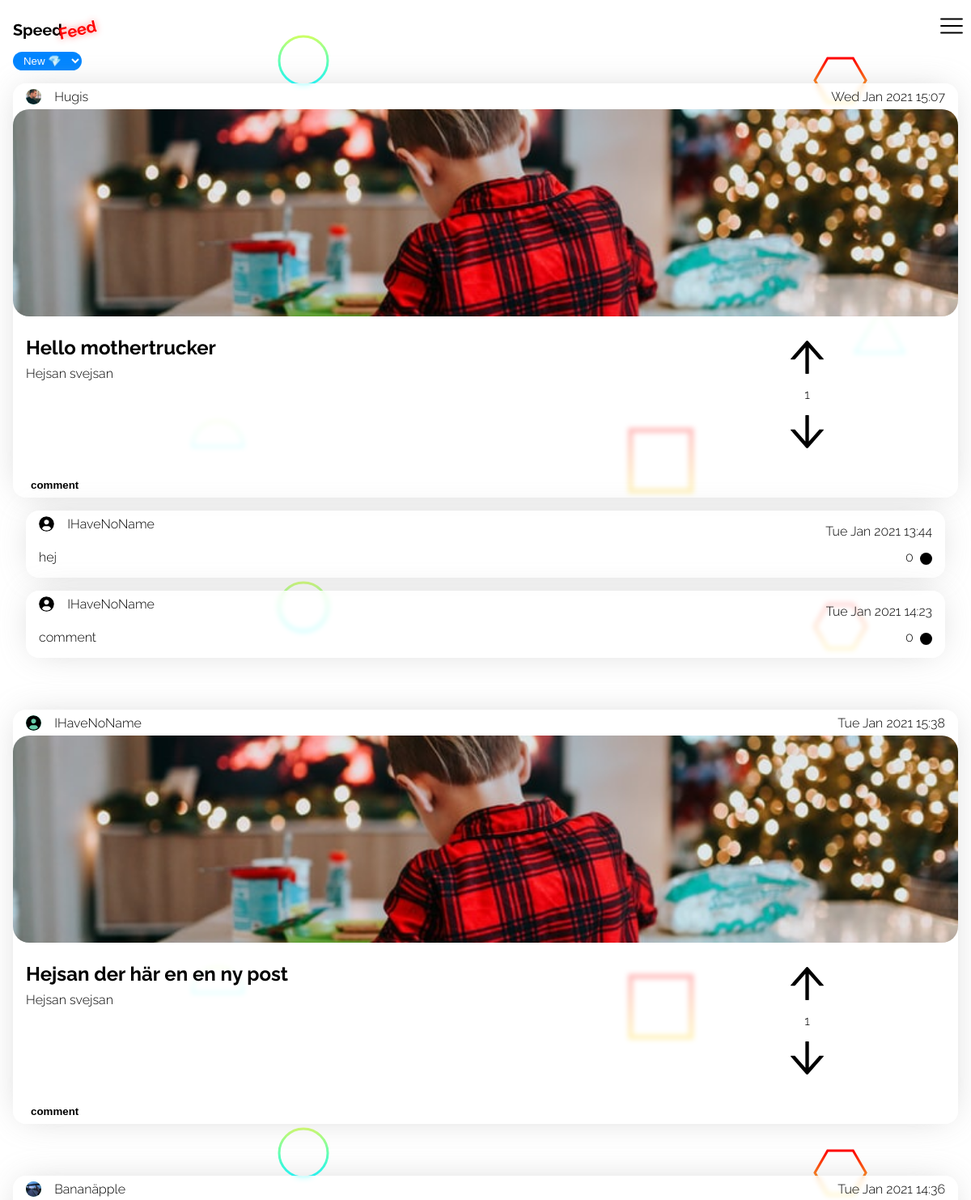
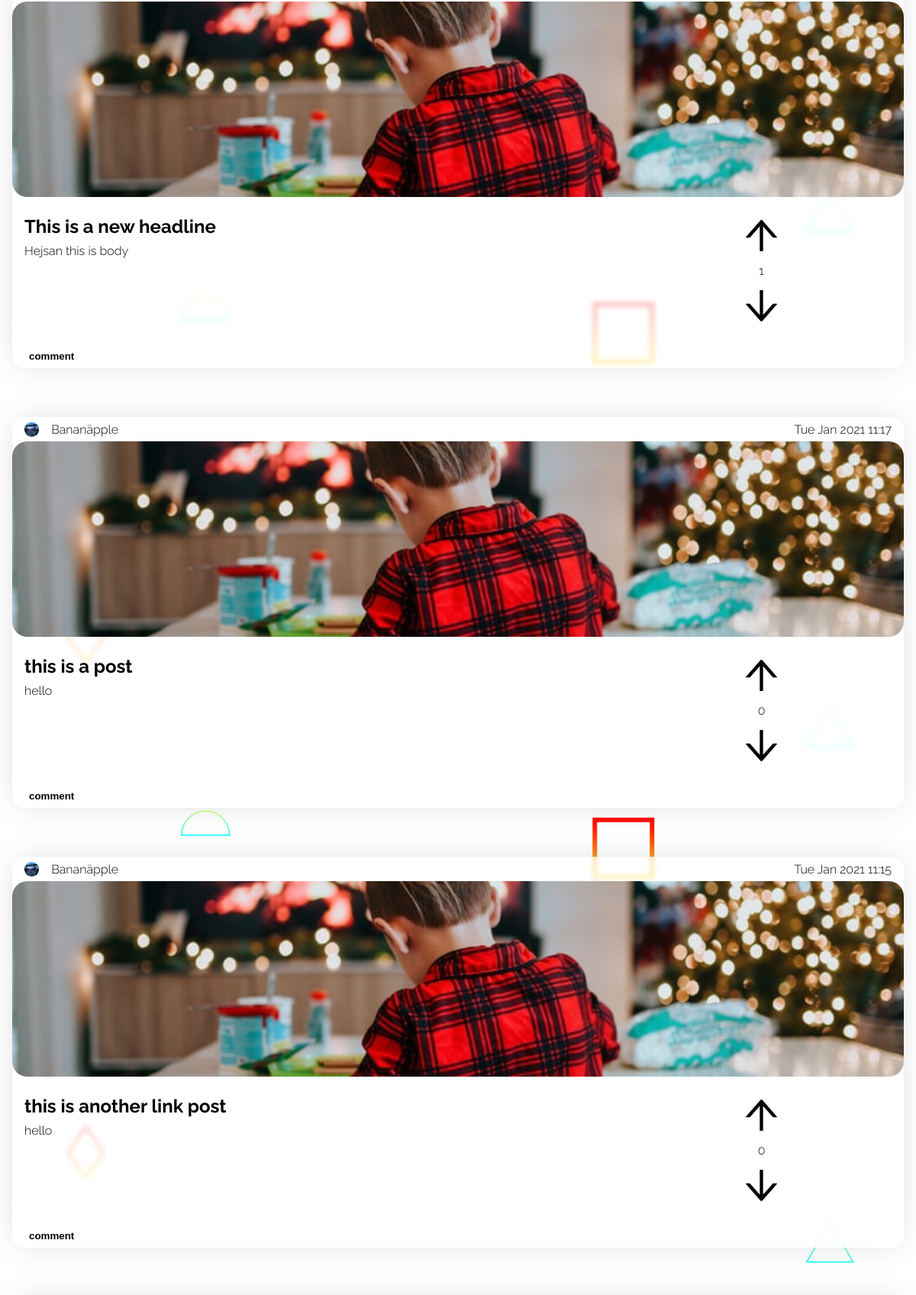
The page /views/index.php (upper part) on the database its author committed (2 pictures, top to bottom).
### tables this page shows
CREATE TABLE "Posts" ("id" integer,"user_id" int,"header" varchar,"body" text,"date" int, "color" varchar, "upDown" int, "link" varchar, PRIMARY KEY (id));

CREATE TABLE "Users" ("id" integer,"name" varchar,"email" varchar,"avatar_path" varchar,"password_hash" varchar,"bio" text, "sort_by" varchar, PRIMARY KEY (id));

CREATE TABLE "Comments" ("id" integer,"user_id" int,"post_id" int,"body" text, "date" int, PRIMARY KEY (id));

### functions.php (called while the page is built, shortened)
<?php
function getUpvotes($db, $id): int
{
    $query = 'SELECT COUNT(*) FROM comment_likes WHERE comment_id = :comment_id';
    $statement = $db->prepare($query);
    $statement->bindParam(':comment_id', $id, PDO::PARAM_INT);
    $statement->execute();
    $upvotes = $statement->fetch(PDO::FETCH_ASSOC);
    return (int) $upvotes["COUNT(*)"];
}

### views/index.php (the view, shortened to what this page needs)
<?php
require('header.php');
require('../functions.php');
$db = new PDO('sqlite:../hacker_news_database.sqlite3');
if (isset($_SESSION['user'])) {
    $userId = $_SESSION['user']['id'];
    $stmt = $db->prepare("SELECT sort_by FROM Users where id = :userId");
    $stmt->bindParam(':userId', $userId);
    $stmt->execute();
    $data = $stmt->fetch(PDO::FETCH_ASSOC);
    $sort_by = $data['sort_by'];
} else {
    if (isset($_SESSION['sort'])) {
        $sort_by = $_SESSION['sort'];
    } else {
        $sort_by = 'new';
    }
}
if ($sort_by === 'new') {
    $result = $db->query("SELECT * FROM Posts ORDER BY \"date\" DESC LIMIT 30");
} else if ($sort_by === 'mostupvoted') {
    $result = $db->query("SELECT id, user_id, header, body, date, link, ifnull((select sum(up_down) from likes where posts.id=likes.post_id), 0) AS antallikes FROM Posts ORDER BY antallikes DESC LIMIT 30");
}
$posts = $result->fetchAll(PDO::FETCH_ASSOC);
?>
<body>
    <?php require('./nav.php') ?>
    <select class="sort-by" name="sort" id="">
        <option <?php if ($sort_by === 'new') {
                    echo 'selected';
                } ?>value="new">New 💎</option>
    </select>
    <?php foreach ($posts as $post) : ?>
        <?php
        $postId = $post['id'];
        $upvoteImage = '/images/upvote.svg';
        $downvoteImage = '/images/downvote.svg';
        $commentResult = $db->query("SELECT * FROM Comments WHERE post_id = $postId");
        $comments = $commentResult->fetchAll(PDO::FETCH_ASSOC);
        $likesResult = $db->query("SELECT COUNT(user_id) AS 'likes' FROM Likes WHERE post_id = $postId AND up_down = 1");
        $likes = $likesResult->fetch(PDO::FETCH_ASSOC)['likes'];
        $dislikeResult = $db->query("SELECT COUNT(user_id) AS 'dislikes' FROM Likes WHERE post_id = $postId AND up_down = -1");
        $dislikes = $dislikeResult->fetch(PDO::FETCH_ASSOC)['dislikes'];
        $LikesSum = $likes - $dislikes;
        $postUserId = $post['user_id'];
        $result = $db->query("SELECT * FROM Users WHERE id = $postUserId");
        $user = $result->fetch(PDO::FETCH_ASSOC);
        isset($user['avatar_path']) ? $avatarPath = $user['avatar_path'] : $avatarPath = '/Account/uploads/default.svg';
        if (isset($user['name'])) {
            $userName = $user['name'];
        } else {
            $userName = 'IHaveNoName';
        }
        ?>
        <div data-postId="<?= $postId ?>" class="post id<?= $postId ?> post-group<?= $postId ?>">
            <div class="date-section">
                <div class="left">
                    <img src=<?= $avatarPath ?> alt="">
                    <p class="name"><?= $userName ?></p>
                </div>
                <div class="right">
                    <p class="date"><?= date('D M Y H:i', $post['date']) ?></p>
                </div>
            </div>
            <a href="<?= $post['link'] ?>">
                <div class="image-section">
                    <img src="/images/photo-1609050470947-f35aa6071497.jpeg" alt="">
                </div>
            </a>
            <div class="text-section">
                <div class="text-section-text">
                    <h2><?= $post['header'] ?></h2>
                    <p><?= $post['body'] ?></p>
                </div>
                <div class="text-section-vote" data-post="<?= $post['id'] ?>">
                    <div class="upvote-section img-container">
                        <img class="upvote <?= $hasLiked ? 'upvote-active' : 'upvoteInactive' ?>" src="<?= $upvoteImage ?>" alt="">
                    </div>
                    <p><?= $LikesSum ?></p>
                    <div class="downvote-section img-container">
                        <img class="downvote <?= $hasDisliked ? 'downvote-active' : 'downvoteInactive' ?>" src="<?= $downvoteImage ?>" alt="">
                    </div>
                </div>
            </div>
            <div class="bottom-section">
                <div class="left">
                    <button class="post-coment-button">comment</button>
                </div>
            </div>
        </div>
        <?php foreach ($comments as $comment) : ?>
            <?php
            $commenter_id = $comment['user_id'];
            $result = $db->query("SELECT name FROM Users WHERE id = $commenter_id");
            $data = $result->fetch(PDO::FETCH_ASSOC);
            $commenter_name = $data['name'];
            $commentId = $comment['id'];
            $commenterId = $comment['user_id'];
            $result = $db->query("SELECT * FROM Users WHERE id = $commenterId");
            $commenter = $result->fetch(PDO::FETCH_ASSOC);
            $commentImageURL = $commenter['avatar_path'];
            isset($commenter['avatar_path']) ? $commentImageURL = $commenter['avatar_path'] : $commentImageURL = '/Account/uploads/default.svg';
            if (isset($commenter['name'])) {
                $commenter_name = $commenter['name'];
            } else {
                $commenter_name = 'IHaveNoName';
            }
            ?>
            <div data-postId="<?= $postId ?>" data-id="<?= $commentId ?>" class="comment post<?= $postId ?> post-group<?= $postId ?> comment-id<?= $commentId ?>">
                <div class="upper">
                    <div class="left">
                        <img src=<?= $commentImageURL ?> alt="">
                        <p class="name"><?= $commenter_name ?></p>
                    </div>
                    <div class="right">
                        <p class="date"><?= date('D M Y H:i', $comment['date']) ?></p>
                    </div>
                </div>
                <div class="lower">
                    <div class="left">
                        <p class="comment-paragraph"><?= $comment['body'] ?></p>
                    </div>
                    <div class="right">
                        <span class="vote-number" data-id="<?= $commentId; ?>"><?= getUpvotes($db, $commentId) ?></span>
                        <?php if (isset($_SESSION['user'])) : ?>
                            <form class="like-comment-form" action="/Account/like-comment.php" method="post">
                                <input type="hidden" name="like-comment" id="comment-id" value="<?= $commentId; ?>"></input>
                                <?php if (!existUpvote($db, $commentId, $_SESSION['user']['id'])) : ?>
                                    <button style="background-color: black;" value="submit" type="submit" class="like-comment-button" data-id="<?= $commentId; ?>"></button>
                                <?php else : ?>
                                    <button style="background-color: rgb(37, 104, 246);" value="submit" type="submit" class="like-comment-button" data-id="<?= $commentId; ?>"></button>
                                <?php endif; ?>
                            </form>
                        <?php else : ?>
                            <button style="background-color: black;" value="submit" type="submit" class="like-comment-button" data-id="<?= $commentId; ?>"></button>
                        <?php endif; ?>
                    </div>
                </div>
            </div>
        <?php endforeach ?>
    <?php endforeach ?>
</body>
<?php require('footer.php') ?>

### views/header.php (shortened to what this page needs)
<!DOCTYPE html>
<html lang="en">
<head>
    <link rel="stylesheet" href="/styles/posts.css">
    <link rel="stylesheet" href="/styles/main.css">
    <link rel="stylesheet" href="/styles/nav.css">
    <link rel="stylesheet" href="/styles/login.css">
    <link rel="stylesheet" href="/styles/account.css">
</head>

### views/nav.php (shortened to what this page needs)
<nav>
    <div class="logo">
        <a href="/views/index.php"><img class="logo" src="/images/logo.svg" alt="Logotype 'speed feed'"></a>
    </div>
    <div class="hamburger-icon hamburger center-contain"></div>
    <div class="hamburger-menu hamburger">
    </div>
</nav>

### views/footer.php
</html>

### styles/posts.css (style rules this page uses)
:root { font-size: 16px; font-family: Raleway; --backdrop-blur: 3px; --post-background-color: rgba(255, 255, 255, 0.747); --box-shadow: 0px 0px 43px -12px rgba(184, 184, 184, 0.75); }
.post { background: var(--post-background-color); backdrop-filter: blur(var(--backdrop-blur)); max-width: 100%; display: flex; flex-direction: column; border-radius: 1rem; margin: 0rem 1rem 0rem 1rem; overflow: hidden; margin-bottom: 1rem; margin-top: 1rem; box-shadow: var(--box-shadow); }
.post:not(:first-of-type) { margin-top: 4rem; }
.date-section { height: 2rem; display: flex; justify-content: space-between; }
.date-section .left { display: flex; align-items: center; justify-content: center; margin-left: 1rem; height: 2rem; position: relative; }
.date-section .right { display: flex; flex-direction: row; height: 100%; margin-right: 1rem; position: relative; }
.date-section .left img { background: mediumaquamarine; height: 1.2rem; width: 1.2rem; border-radius: 50%; margin-right: 1rem; }
.date-section .right * { display: flex; align-items: center; justify-content: center; }
.date-section .left .name { display: flex; align-items: center; justify-content: center; }
.date-section .left .name { height: 100%; margin: 0; margin-right: 1rem; }
.date-section .right .date { height: 100%; margin: 0; }
.image-section { height: 16rem; width: 100%; overflow: hidden; }
.image-section img { position: relative; border-radius: 20px; height: 100%; width: 100%; object-fit: cover; }
.text-section { height: 10rem; display: flex; padding: 1rem; }
.text-section .text-section-text { width: 70%; }
.text-section .text-section-text h2 { margin: 0.5rem 0rem; }
.text-section .text-section-text p { margin: 0.5rem 0rem; }
.text-section .text-section-vote { width: 30%; display: flex; flex-direction: column; position: relative; }
.img-container { position: relative; width: 100%; margin: 0; flex-grow: 1; height: 40%; display: flex; justify-content: center; align-items: center; }
.text-section .text-section-vote img.upvote { height: 60%; width: auto; }
.text-section .text-section-vote p { position: relative; width: 100%; margin: 0; flex-grow: 1; display: flex; justify-content: center; align-items: center; }
.text-section .text-section-vote img.downvote { height: 60%; width: auto; }
.upvoteInactive { height: 60%; width: auto; }
.downvoteInactive { height: 60%; width: auto; }
.bottom-section { height: 2rem; display: flex; justify-content: space-between; }
.bottom-section .left { display: flex; justify-content: center; align-items: center; margin-left: 1rem; }
.bottom-section .left button { border: none; background: none; font-weight: bold; outline: none; }
.comment { position: relative; display: flex; flex-direction: column; border-radius: 1rem; margin: 0rem 2rem 1rem 2rem; flex-grow: 1; margin-bottom: 1rem; overflow: hidden; background: var(--post-background-color); backdrop-filter: blur(var(--backdrop-blur)); box-shadow: var(--box-shadow); }
.comment .upper { height: 2rem; display: flex; justify-content: space-between; }
.comment .upper .right { margin-right: 1rem; }
.comment .upper .left { display: flex; justify-content: space-between; align-items: center; margin-left: 1rem; }
.comment .upper .left img { height: 1.2rem; width: 1.2rem; border-radius: 50%; }
.comment .upper .left .name { margin-left: 1rem; }
.comment .lower { display: flex; justify-content: space-between; }
.comment .lower .right { display: flex; justify-content: center; align-items: center; margin-right: 1rem; }
.comment .lower .left { margin-left: 1rem; }
.like-comment-button { height: 15px; width: 15px; border: none; border-radius: 50%; margin-top: 3px; margin-left: 0.2rem; }
.vote-number { padding: 5px; }

### styles/main.css (style rules this page uses)
body { margin: 4rem 0 0 0; padding: 0; width: 100vw; background: url(/images/Scattered-Forcefields.svg); background-attachment: fixed; }

### rows shown on the page
posts: user.avatar_path (picture), user.name "Hugis", date "Wed Jan 2021 15:07", header "Hello mothertrucker", body "Hejsan svejsan", LikesSum "1"
comments: user.name "IHaveNoName", date "Tue Jan 2021 13:44", body "hej", commentId "0"
comments: user.name "IHaveNoName", date "Tue Jan 2021 14:23", body "comment", commentId "0"
posts: shows a picture, user.name "IHaveNoName", date "Tue Jan 2021 15:38", header "Hejsan der här en en ny post", body "Hejsan svejsan", LikesSum "1"
posts: user.avatar_path (picture), user.name "Bananäpple", date "Tue Jan 2021 14:36", header "This is a new headline", body "Hejsan this is body", LikesSum "1"
posts: user.avatar_path (picture), user.name "Bananäpple", date "Tue Jan 2021 11:17", header "this is a post", body "hello", LikesSum "0"
posts: user.avatar_path (picture), user.name "Bananäpple", date "Tue Jan 2021 11:15", header "this is another link post", body "hello", LikesSum "0"
